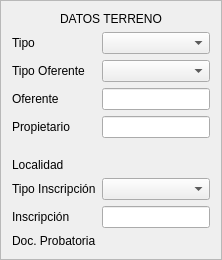
      <widget class="QFrame" name="DatosTerreno">
       <property name="sizePolicy">
        <sizepolicy hsizetype="Minimum" vsizetype="Preferred">
         <horstretch>0</horstretch>
         <verstretch>0</verstretch>
        </sizepolicy>
       </property>
       <property name="frameShape">
        <enum>QFrame::StyledPanel</enum>
       </property>
       <layout class="QFormLayout" name="formLayout_13">
        <item row="0" column="0" colspan="2">
         <widget class="QLabel" name="asdasdLabel_3">
          <property name="text">
           <string>DATOS TERRENO</string>
          </property>
          <property name="alignment">
           <set>Qt::AlignCenter</set>
          </property>
         </widget>
        </item>
        <item row="1" column="0">
         <widget class="QLabel" name="asdLabel_3">
          <property name="text">
           <string>Tipo</string>
          </property>
         </widget>
        </item>
        <item row="1" column="1">
         <widget class="QComboBox" name="tipo"/>
        </item>
        <item row="3" column="0">
         <widget class="QLabel" name="tipoOferenteLabel_2">
          <property name="text">
           <string>Tipo Oferente</string>
          </property>
         </widget>
        </item>
        <item row="3" column="1">
         <widget class="QComboBox" name="tipo_oferente"/>
        </item>
        <item row="4" column="0">
         <widget class="QLabel" name="oferenteLabel_2">
          <property name="text">
           <string>Oferente</string>
          </property>
         </widget>
        </item>
        <item row="4" column="1">
         <widget class="QLineEdit" name="oferente"/>
        </item>
        <item row="5" column="0">
         <widget class="QLabel" name="propietarioLabel_2">
          <property name="text">
           <string>Propietario</string>
          </property>
         </widget>
        </item>
        <item row="5" column="1">
         <widget class="QLineEdit" name="propietario"/>
        </item>
        <item row="7" column="0">
         <widget class="QLabel" name="localidadLabel_2">
          <property name="text">
           <string>Localidad</string>
          </property>
         </widget>
        </item>
        <item row="7" column="1">
         <widget class="QgsRelationReferenceWidget" name="localidad">
          <property name="focusPolicy">
           <enum>Qt::TabFocus</enum>
          </property>
          <property name="openFormButtonVisible">
           <bool>false</bool>
          </property>
         </widget>
        </item>
        <item row="8" column="0">
         <widget class="QLabel" name="tipoInscripciNLabel_2">
          <property name="text">
           <string>Tipo Inscripción</string>
          </property>
         </widget>
        </item>
        <item row="8" column="1">
         <widget class="QComboBox" name="tipo_inscripcion"/>
        </item>
        <item row="9" column="0">
         <widget class="QLabel" name="inscripciNLabel_2">
          <property name="text">
           <string>Inscripción</string>
          </property>
         </widget>
        </item>
        <item row="9" column="1">
         <widget class="QLineEdit" name="inscripcion"/>
        </item>
        <item row="10" column="0">
         <widget class="QLabel" name="docProbatoriaLabel_2">
          <property name="text">
           <string>Doc. Probatoria</string>
          </property>
         </widget>
        </item>
        <item row="6" column="0" colspan="2">
         <spacer name="horizontalSpacer_2">
          <property name="orientation">
           <enum>Qt::Horizontal</enum>
          </property>
          <property name="sizeHint" stdset="0">
           <size>
            <width>40</width>
            <height>8</height>
           </size>
          </property>
         </spacer>
        </item>
        <item row="10" column="1">
         <widget class="QgsRelationReferenceWidget" name="tipo_doc_probatoria">
          <property name="focusPolicy">
           <enum>Qt::TabFocus</enum>
          </property>
         </widget>
        </item>
       </layout>
      </widget>
